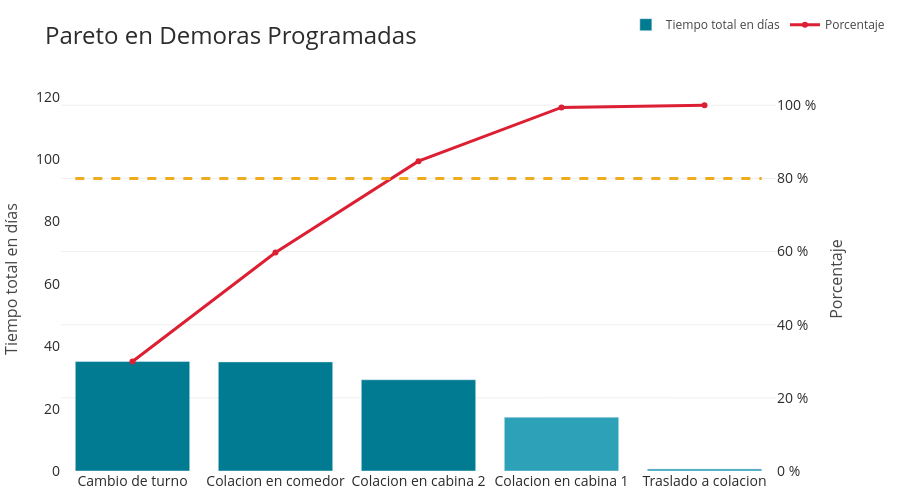

Notebook code cell kept with this figure:
### Code cell
df_demora_prog = resume_activities_asarco[resume_activities_asarco['asarco_event'] == 'Demora Prog']
fig = plot_pareto(df_demora_prog, 'event', 'lost_time_days', 'Pareto en Demoras Programadas', 'Tiempo total en días')
save_figure(fig, 'pareto_tiempo_demoras_programadas')
fig

### Figure 1 — Plotly figure (JSON) as saved in the notebook; plotly's stock layout.template omitted (floating-point values rounded to 4 significant figures)
{"data": [{"marker": {"color": ["#007B92", "#007B92", "#007B92", "#2CA1B7", "#2CA1B7"]}, "name": "Tiempo total en días", "type": "bar", "x": ["Cambio de turno", "Colacion en comedor", "Colacion en cabina 2", "Colacion en cabina 1", "Traslado a colacion"], "y": [35.1, 34.98, 29.26, 17.27, 0.6704]}, {"line": {"color": "#DC1F33", "width": 3}, "mode": "lines+markers", "name": "Porcentaje", "type": "scatter", "x": ["Cambio de turno", "Colacion en comedor", "Colacion en cabina 2", "Colacion en cabina 1", "Traslado a colacion"], "y": [29.93, 59.76, 84.71, 99.43, 100], "yaxis": "y2"}], "layout": {"font": {"color": "rgb(44, 44, 44)", "size": 14}, "height": 500, "legend": {"font": {"color": "rgb(70, 70, 70)", "size": 12}, "orientation": "h", "x": 0.79, "y": 1.2}, "margin": {"b": 20, "l": 50, "r": 50, "t": 10}, "plot_bgcolor": "rgb(255, 255, 255)", "shapes": [{"line": {"color": "#EFAC1E", "dash": "dash", "width": 3}, "type": "line", "x0": 0.02, "x1": 0.98, "xref": "paper", "y0": 80, "y1": 80, "yref": "y2"}], "title": {"font": {"size": 24}, "text": "Pareto en Demoras Programadas"}, "yaxis": {"range": [0, 123.1], "title": {"font": {"color": "rgb(70, 70, 70)", "size": 16}, "text": "Tiempo total en días"}}, "yaxis2": {"gridcolor": "#DFDFDF", "gridwidth": 0.5, "overlaying": "y", "range": [0, 105], "showgrid": true, "side": "right", "ticksuffix": " %", "title": {"font": {"color": "rgb(70, 70, 70)", "size": 16}, "text": "Porcentaje"}}}}
